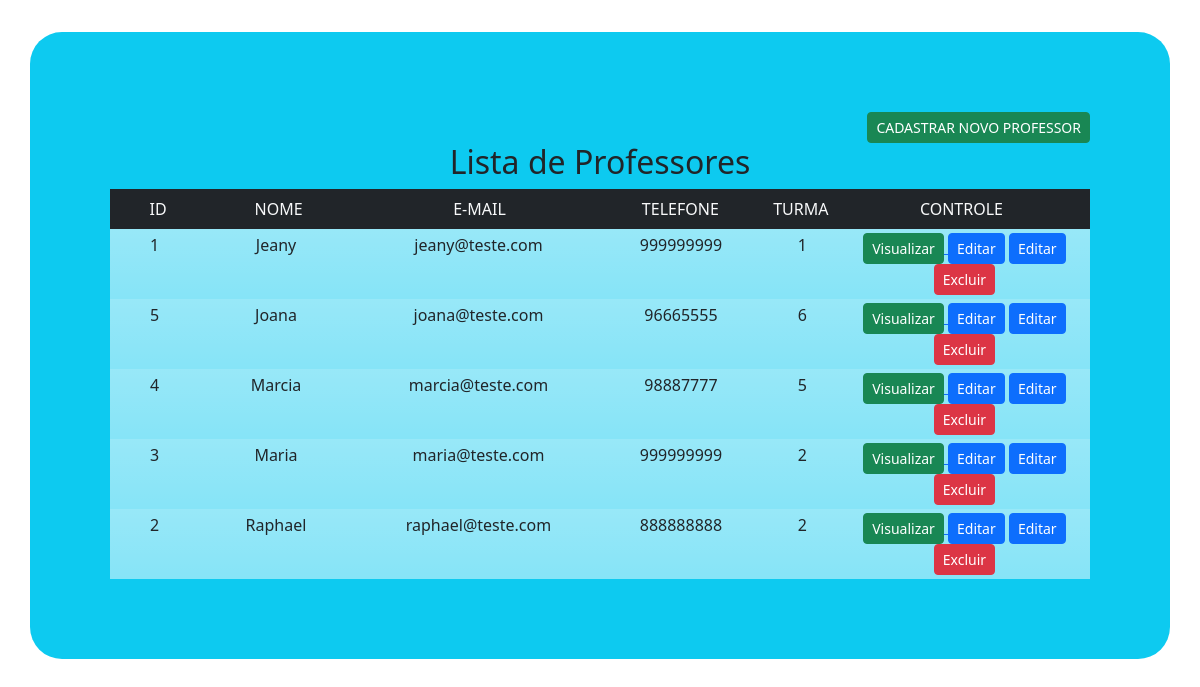
The app's page /listarProfessor.php with its own data.
### tables this page shows
CREATE TABLE `professores` (
  `id` int(11) NOT NULL,
  `nome` varchar(60) NOT NULL,
  `email` varchar(100) NOT NULL,
  `endereco` varchar(100) NOT NULL,
  `telefone` varchar(14) NOT NULL,
  `turma` int(11) NOT NULL
);

### listarProfessor.php (the view, shortened to what this page needs)
<?php
include "conexao.php";
$sql = "select * from professores order by nome";
$seleciona = mysqli_query($conexao, $sql);
?>
<!doctype html>
<html lang="pt-br">
<head>
    <link href="https://cdn.jsdelivr.net/npm/bootstrap@5.2.0/dist/css/bootstrap.min.css" rel="stylesheet">
    <link href="css/style.css" rel="stylesheet">
</head>
<body>
    <div class="container bg-info pag">
        <div class="text-end">
            <a href="formularioProfessor.php">
                <button type="button" class="btn btn-success btn-sm">CADASTRAR NOVO PROFESSOR </button>
            </a>
        </div>
        <h2>Lista de Professores</h2>
        <div class="container text-center">
            <div class="row bg-dark text-light p-2">
                <div class="col-1">
                    ID
                </div>
                <div class="col-2">
                    NOME
                </div>
                <div class="col-3">
                    E-MAIL
                </div>
                <div class="col-2">
                    TELEFONE
                </div>
                <div class="col-1">
                    TURMA
                </div>
                <div class="col-3">
                    CONTROLE
                </div>
            </div>
            <?php
            while ($exibe = mysqli_fetch_array($seleciona)) {
                $idProfessor = $exibe['id'];
            ?>
                <div class="row p-1 bg-white bg-gradient bg-opacity-50">
                    <div class="col-1">
                        <?php echo $exibe['id']; ?>
                    </div>
                    <div class="col-2">
                        <?php echo $exibe['nome']; ?>
                    </div>
                    <div class="col-3">
                        <?php echo $exibe['email']; ?>
                    </div>
                    <div class="col-2">
                        <?php echo $exibe['telefone']; ?>
                    </div>
                    <div class="col-1">
                        <?php echo $exibe['turma']; ?>
                    </div>
                    <div class="col-3">
                        <a href="visualizarProfessor.php?idProfessor=<?php echo $idProfessor; ?>"><button type="button" class="btn btn-success btn-sm">Visualizar</button> </a>
                        <a href="editarProfessor.php?idProfessor=<?php echo $idProfessor; ?>"><button type="button" class="btn btn-primary btn-sm">Editar</button></a>
                        <button type="button" class="btn btn-primary btn-sm">Editar</button>
                        <a href="excluirProfessor.php?idProfessor=<?php echo $idProfessor; ?>" onclick="return confirm('Confirma a Exclusão do Professor?')">
                            <button type="button" class="btn btn-danger btn-sm">Excluir</button>
                        </a>
                    </div>
                </div>
            <?php
            }
            ?>
        </div>
    </div>
</body>
</html>

### css/style.css (style rules this page uses)
.pag { margin-top: 2em; padding: 5em; border-radius: 2em; text-align: center; margin-bottom: 5em; }

### records on screen
professores: id "1", nome "Jeany", email "jeany@teste.com", telefone "999999999", turma "1"
professores: id "5", nome "Joana", email "joana@teste.com", telefone "96665555", turma "6"
professores: id "4", nome "Marcia", email "marcia@teste.com", telefone "98887777", turma "5"
professores: id "3", nome "Maria", email "maria@teste.com", telefone "999999999", turma "2"
professores: id "2", nome "Raphael", email "raphael@teste.com", telefone "888888888", turma "2"
